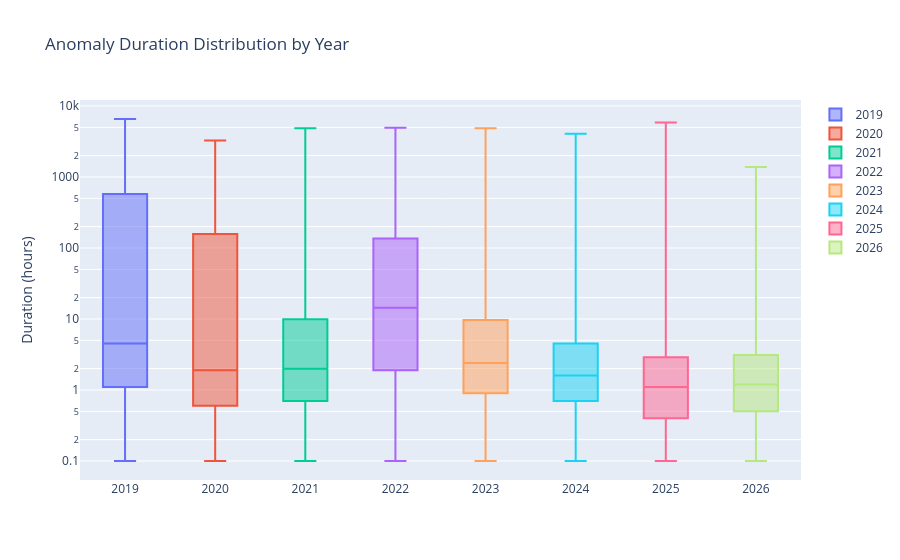

The notebook cell saved with this chart:
### Markdown cell above
# Anomaly Distribution by year

### Code cell
fig = fl.plot_anomaly_duration_distribution(df_durations)
fig.show()

### Figure 1 — Plotly figure (JSON) as saved in the notebook; plotly's stock layout.template omitted (floating-point values rounded to 4 significant figures)
{"data": [{"boxpoints": false, "lowerfence": [0.1], "median": [4.5], "name": "2019", "q1": [1.1], "q3": [577.9], "type": "box", "upperfence": [6560.0], "x": [2019]}, {"boxpoints": false, "lowerfence": [0.1], "median": [1.9], "name": "2020", "q1": [0.6], "q3": [157.2], "type": "box", "upperfence": [3268.0], "x": [2020]}, {"boxpoints": false, "lowerfence": [0.1], "median": [2], "name": "2021", "q1": [0.7], "q3": [9.9], "type": "box", "upperfence": [4847.0], "x": [2021]}, {"boxpoints": false, "lowerfence": [0.1], "median": [14.4], "name": "2022", "q1": [1.9], "q3": [136], "type": "box", "upperfence": [4952.0], "x": [2022]}, {"boxpoints": false, "lowerfence": [0.1], "median": [2.4], "name": "2023", "q1": [0.9], "q3": [9.7], "type": "box", "upperfence": [4877.0], "x": [2023]}, {"boxpoints": false, "lowerfence": [0.1], "median": [1.6], "name": "2024", "q1": [0.7], "q3": [4.5], "type": "box", "upperfence": [4060.0], "x": [2024]}, {"boxpoints": false, "lowerfence": [0.1], "median": [1.1], "name": "2025", "q1": [0.4], "q3": [2.9], "type": "box", "upperfence": [5878.0], "x": [2025]}, {"boxpoints": false, "lowerfence": [0.1], "median": [1.2], "name": "2026", "q1": [0.5], "q3": [3.1], "type": "box", "upperfence": [1384.0], "x": [2026]}], "layout": {"title": {"text": "Anomaly Duration Distribution by Year"}, "yaxis": {"title": {"text": "Duration (hours)"}, "type": "log"}}}
